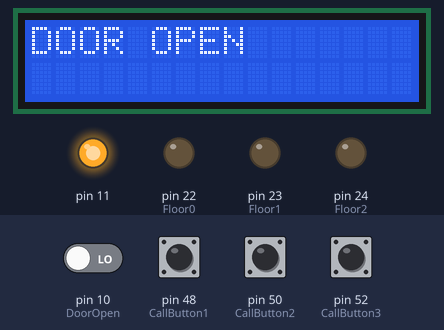
A sketch run on a simulated Arduino Mega 2560, built with avr-gcc and run on an emulated ATmega2560. Parts: 16×2 character LCD, output pins drawn as LEDs (lit = HIGH). Inputs (shaded band) come from the test bench; at power-on: pin 10 (DoorOpen), pin 48 (CallButton1), pin 50 (CallButton2), pin 52 (CallButton3) LOW.

Above: at 4.1 s.
4.7 s: pin 10 (DoorOpen) driven HIGH
At 7.6 s:
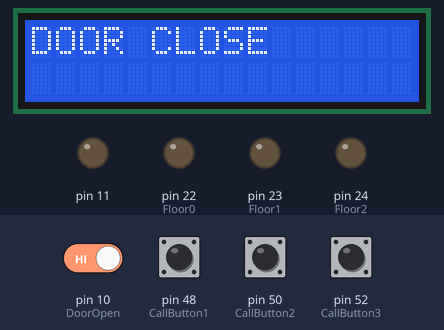
12.6 s: pin 48 (CallButton1) pulled HIGH for 3 s
At 13.4 s:
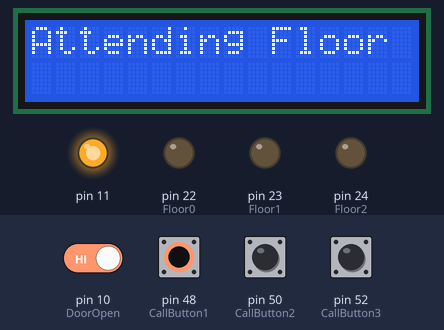
23.5 s: pin 10 (DoorOpen) driven LOW
At 32.1 s:
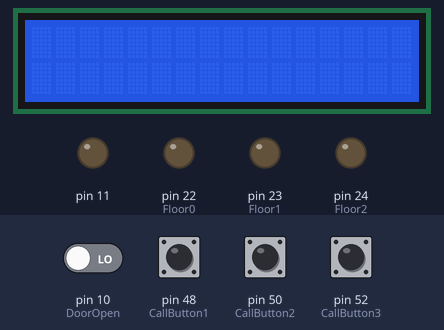
Timing chart, 0 to 33.6 s (numbered marks = the images above; inputs shaded):
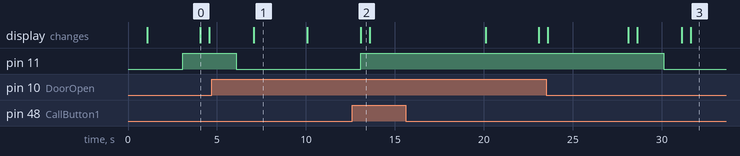

Measured:
- after the input at 4.7 s, the display: changes after 2.4 s (image 1)
- after the input at 12.6 s, the display: changes after 0.48 s (image 2)
- after the input at 23.5 s, pin 11: HIGH → LOW after 6.6 s; the display: first differs from a run without the input after 4.6 s (image 3 shows a later state)
- what the display in image 0 shows lasts 0.5 s, from 4.1 s to 4.6 s
- what the display in image 1 shows lasts 3.0 s, from 7.1 s to 10.1 s

The sketch:

dadsController.ino
```cpp
  #include <LiquidCrystal.h>

  //LiquidCrystal lcd(12, 11, 5, 4, 3, 2);
  LiquidCrystal lcd(7, 6, 5, 4, 3, 2);

bool doorOpen;
int incomingByte;
const int DoorOpen  = 10;
const int Floor0   = 22;
const int Floor1   = 23;
const int Floor2   = 24;

const int CallButton1 = 48;//push button on the floor1 and in paraller the button for floor 1 in the elevator
const int CallButton2 = 50;//push button on the floor2 and in paraller the button for floor 2 in the elevator
const int CallButton3 = 52;//push button on the floor3 and in paraller the button for floor 3 in the elevator
const int RelayUp = 51;//the relay that drives up the elevator
const int RelayDown=53;//the relay that drives down the elevator
const int buzzer = 11;//a buzzer warning movement or alarm stop
const int powerOn=13;

bool floorWait = false;
int callElevator1 = 0; // variable for reading the pushbutton status of the floors
int callElevator2 = 0; // variable for reading the pushbutton status of the floors
int callElevator3 = 0; // variable for reading the pushbutton status of the floors
int floor1sense = 0; // variable for reading the proximity status of the floors
int floor2sense = 0; // variable for reading the proximity status of the floors
int floor3sense = 0; // variable for reading the proximity status of the floors

  void HomeScreen(){
    lcd.begin(16, 2);
    lcd.print("Viduct Elevators");
    lcd.setCursor(0,1);
    lcd.print("Ascend v1.0");
    delay(1000);
    lcd.clear();
    delay(1000);
  //
  //lcd.home();
  }

  void lcdDisplay(String showThis)
  {
    lcd.setCursor(0,0);
    lcd.print(showThis);
    delay(500);
    lcd.clear();
    delay(500);
  }

  int checkForCall()
  {
    if(!doorOpen)
    {
        if(digitalRead(CallButton1) == HIGH)
        {
          if(!doorOpen)
          {
            blinkFloorLED(999);
            lcdDisplay("Attending Floor 0");
            delay(5000);
             return 1;
          }
        }
        if(digitalRead(CallButton2) == HIGH)
        {
          if(!doorOpen)
          {
            blinkFloorLED(999);
            lcdDisplay("Attending Floor 1");
            delay(5000);
             return 2;
          }
        }

        if(digitalRead(CallButton3) == HIGH)
        {
          if(!doorOpen)
          {
            blinkFloorLED(999);
            lcdDisplay("Attending Floor 2");
            delay(5000);
             return 3;
          }
        }
        else
        {
          floorWait =  !doorOpen;
        }
    }
  }
  void blinkFloorLED(int floorNo)
  {
    switch (floorNo)
    {
      case 1:
      while(floorWait && (digitalRead(CallButton1)==HIGH))
      {
        digitalWrite(Floor0 , HIGH);
        delay(100);
        digitalWrite(Floor0 , LOW);
        delay(100);
        //floorWait =!doorOpen;
      }
        break;
      case 2:
      while(floorWait && (digitalRead(CallButton2)==HIGH))
      {
        digitalWrite(Floor1 , HIGH);
        delay(100);
        digitalWrite(Floor1 , LOW);
        delay(100);
        //floorWait =!doorOpen;
      }
        break;
      case 3:
      while(floorWait && (digitalRead(CallButton3)==HIGH))
      {
        digitalWrite(Floor2 , HIGH);
        delay(100);
        digitalWrite(Floor2 , LOW);
        delay(100);
        //floorWait =!doorOpen;
      }
        break;
      default:
        digitalWrite(Floor0 , LOW);
        digitalWrite(Floor1 , LOW);
        digitalWrite(Floor2 , LOW);
        break;
    }
  }
  void floorCall(int floorNo)
  {
    setDoorValue();
    //int floorNo = checkForCall();
    if(!doorOpen)
    {
      lcd.clear();
      lcd.print( "DOOR CLOSE ");
      delay(3000);
      lcd.clear();
      blinkFloorLED(floorNo);
      if(floorNo > 0 && floorNo < 4)
        {
          lcdDisplay( "Floor #:"+ String(floorNo - 1));
            //delay(3000);
          //return true;
        }
      else if(floorNo > 3)
        {
          lcdDisplay( "INVALID FLOOR!");
          //return false;
        }
      delay(2000);
    }
    else{
      lcd.clear();
      //if(floorNo == 0)
      if(doorOpen)
      lcdDisplay( "DOOR OPEN ");
      //return false;
    }

  //  //ADD A DELAY
  //  delay(5000);
  //  //doorOpen = !doorOpen; //set it to false = doorClose
  //  lcd.clear();
  //  lcdDisplay( "DOOR CLOSE ");
  }

  void setDoorValue()
  {
    int doorRelay = digitalRead(DoorOpen);
    delay(1000);
    if( doorRelay == 1)
      doorOpen = false;
    else
      doorOpen = true;
  }

  void setup() {
    pinMode(DoorOpen, INPUT);
    pinMode(11,   OUTPUT);
    pinMode(Floor0,   OUTPUT);
    pinMode(Floor1,   OUTPUT);
    pinMode(Floor2,   OUTPUT);

    pinMode(CallButton1,   INPUT);
    pinMode(CallButton2,   INPUT);
    pinMode(CallButton3,   INPUT);

    HomeScreen();
    //Serial.begin(9600);
  }

  void loop() {
    //HomeScreen();

    // read the state of the pushbuttons value:
            //callElevator1 = digitalRead(CallButton1);
            //callElevator2 = digitalRead(CallButton2);
            //callElevator3 = digitalRead(CallButton3);

//            if(callElevator1 == HIGH)
//            {
//              delay(500);
//              while(callElevator1 == HIGH)
//              {
//                callElevator1 = digitalRead(CallButton1);
//                delay(10);
//              }
              delay(1000);
//              floorCall();
            //}
        floorWait =!doorOpen;
        digitalWrite(11, floorWait);
        floorCall(checkForCall());

  }
```
